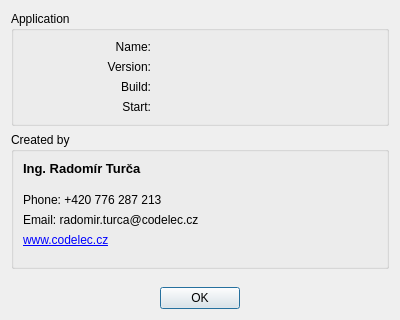
<?xml version="1.0" encoding="UTF-8"?>
<ui version="4.0">
 <class>AboutDialog</class>
 <widget class="QDialog" name="AboutDialog">
  <property name="windowModality">
   <enum>Qt::ApplicationModal</enum>
  </property>
  <property name="geometry">
   <rect>
    <x>0</x>
    <y>0</y>
    <width>400</width>
    <height>320</height>
   </rect>
  </property>
  <property name="windowTitle">
   <string>About</string>
  </property>
  <layout class="QVBoxLayout" name="verticalLayout">
   <item>
    <widget class="QGroupBox" name="groupBox_2">
     <property name="title">
      <string>Application</string>
     </property>
     <layout class="QVBoxLayout" name="verticalLayout_2">
      <item>
       <layout class="QGridLayout" name="gridLayout_2">
        <property name="rightMargin">
         <number>10</number>
        </property>
        <item row="2" column="1">
         <widget class="QLabel" name="labelBuildText">
          <property name="text">
           <string/>
          </property>
         </widget>
        </item>
        <item row="0" column="0">
         <widget class="QLabel" name="labelAppName">
          <property name="maximumSize">
           <size>
            <width>128</width>
            <height>16777215</height>
           </size>
          </property>
          <property name="text">
           <string>Name:</string>
          </property>
          <property name="alignment">
           <set>Qt::AlignRight|Qt::AlignTrailing|Qt::AlignVCenter</set>
          </property>
         </widget>
        </item>
        <item row="0" column="1">
         <widget class="QLabel" name="labelAppNameText">
          <property name="text">
           <string/>
          </property>
         </widget>
        </item>
        <item row="1" column="1">
         <widget class="QLabel" name="labelAppVerText">
          <property name="text">
           <string/>
          </property>
         </widget>
        </item>
        <item row="2" column="0">
         <widget class="QLabel" name="labelBuild">
          <property name="text">
           <string>Build:</string>
          </property>
          <property name="alignment">
           <set>Qt::AlignRight|Qt::AlignTrailing|Qt::AlignVCenter</set>
          </property>
         </widget>
        </item>
        <item row="1" column="0">
         <widget class="QLabel" name="labelAppVer">
          <property name="text">
           <string>Version:</string>
          </property>
          <property name="alignment">
           <set>Qt::AlignRight|Qt::AlignTrailing|Qt::AlignVCenter</set>
          </property>
         </widget>
        </item>
        <item row="3" column="0">
         <widget class="QLabel" name="labelStart">
          <property name="text">
           <string>Start:</string>
          </property>
          <property name="alignment">
           <set>Qt::AlignRight|Qt::AlignTrailing|Qt::AlignVCenter</set>
          </property>
         </widget>
        </item>
        <item row="3" column="1">
         <widget class="QLabel" name="labelStartText">
          <property name="text">
           <string/>
          </property>
         </widget>
        </item>
       </layout>
      </item>
     </layout>
    </widget>
   </item>
   <item>
    <widget class="QGroupBox" name="groupBox">
     <property name="title">
      <string>Created by</string>
     </property>
     <layout class="QVBoxLayout" name="verticalLayout_3">
      <item>
       <layout class="QHBoxLayout" name="horizontalLayout_2">
        <property name="bottomMargin">
         <number>10</number>
        </property>
        <item>
         <layout class="QVBoxLayout" name="verticalLayout_4">
          <item>
           <widget class="QLabel" name="labelName">
            <property name="font">
             <font>
              <pointsize>10</pointsize>
              <weight>75</weight>
              <bold>true</bold>
             </font>
            </property>
            <property name="text">
             <string>Ing. Radomír Turča</string>
            </property>
           </widget>
          </item>
          <item>
           <spacer name="verticalSpacer_2">
            <property name="orientation">
             <enum>Qt::Vertical</enum>
            </property>
            <property name="sizeHint" stdset="0">
             <size>
              <width>20</width>
              <height>40</height>
             </size>
            </property>
           </spacer>
          </item>
          <item>
           <widget class="QLabel" name="labelPhone">
            <property name="text">
             <string>Phone: +420 776 287 213</string>
            </property>
           </widget>
          </item>
          <item>
           <widget class="QLabel" name="labelEmail">
            <property name="text">
             <string>Email: radomir.turca@codelec.cz</string>
            </property>
           </widget>
          </item>
          <item>
           <widget class="QLabel" name="labelWww">
            <property name="text">
             <string>&lt;a href=\&quot;https://www.codelec.cz/\&quot;&gt;www.codelec.cz&lt;/a&gt;</string>
            </property>
            <property name="textFormat">
             <enum>Qt::RichText</enum>
            </property>
            <property name="openExternalLinks">
             <bool>true</bool>
            </property>
            <property name="textInteractionFlags">
             <set>Qt::TextBrowserInteraction</set>
            </property>
           </widget>
          </item>
         </layout>
        </item>
        <item>
         <widget class="QLabel" name="labelCompany">
          <property name="maximumSize">
           <size>
            <width>64</width>
            <height>64</height>
           </size>
          </property>
          <property name="font">
           <font>
            <weight>50</weight>
            <bold>false</bold>
           </font>
          </property>
          <property name="text">
           <string/>
          </property>
          <property name="pixmap">
           <pixmap resource="../../resources/resource.qrc">:/CodElec.png</pixmap>
          </property>
          <property name="scaledContents">
           <bool>true</bool>
          </property>
         </widget>
        </item>
       </layout>
      </item>
     </layout>
    </widget>
   </item>
   <item>
    <spacer name="verticalSpacer">
     <property name="orientation">
      <enum>Qt::Vertical</enum>
     </property>
     <property name="sizeHint" stdset="0">
      <size>
       <width>20</width>
       <height>40</height>
      </size>
     </property>
    </spacer>
   </item>
   <item>
    <layout class="QHBoxLayout" name="horizontalLayout">
     <item>
      <spacer name="horizontalSpacer">
       <property name="orientation">
        <enum>Qt::Horizontal</enum>
       </property>
       <property name="sizeHint" stdset="0">
        <size>
         <width>40</width>
         <height>20</height>
        </size>
       </property>
      </spacer>
     </item>
     <item>
      <widget class="QPushButton" name="pushButton">
       <property name="text">
        <string>OK</string>
       </property>
      </widget>
     </item>
     <item>
      <spacer name="horizontalSpacer_2">
       <property name="orientation">
        <enum>Qt::Horizontal</enum>
       </property>
       <property name="sizeHint" stdset="0">
        <size>
         <width>40</width>
         <height>20</height>
        </size>
       </property>
      </spacer>
     </item>
    </layout>
   </item>
  </layout>
 </widget>
 <resources>
  <include location="../../resources/resource.qrc"/>
 </resources>
 <connections>
  <connection>
   <sender>pushButton</sender>
   <signal>clicked()</signal>
   <receiver>AboutDialog</receiver>
   <slot>accept()</slot>
   <hints>
    <hint type="sourcelabel">
     <x>317</x>
     <y>261</y>
    </hint>
    <hint type="destinationlabel">
     <x>199</x>
     <y>149</y>
    </hint>
   </hints>
  </connection>
 </connections>
</ui>
